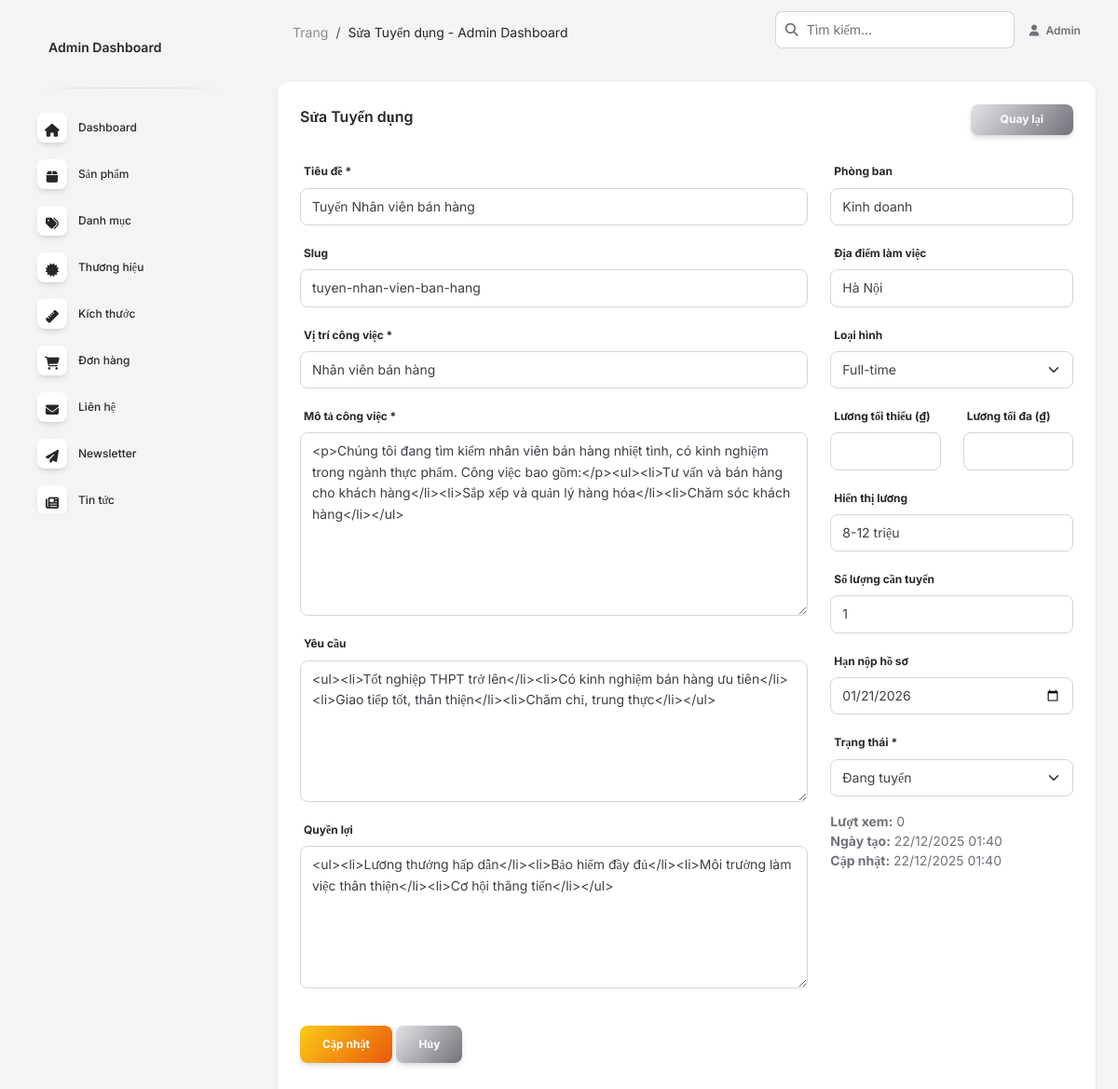
The page /admin/recruitment_edit.php?id=1 (signed in) on the database its author committed.
### tables this page shows
CREATE TABLE `recruitment` (
  `id` int(11) NOT NULL AUTO_INCREMENT,
  `title` varchar(255) NOT NULL COMMENT 'Tiêu đề vị trí tuyển dụng',
  `slug` varchar(255) NOT NULL,
  `position` varchar(150) NOT NULL COMMENT 'Vị trí công việc',
  `department` varchar(100) DEFAULT NULL COMMENT 'Phòng ban',
  `location` varchar(150) DEFAULT NULL COMMENT 'Địa điểm làm việc',
  `employment_type` varchar(50) DEFAULT NULL COMMENT 'Loại hình: fulltime, parttime, contract',
  `salary_min` decimal(10,2) DEFAULT NULL COMMENT 'Mức lương tối thiểu',
  `salary_max` decimal(10,2) DEFAULT NULL COMMENT 'Mức lương tối đa',
  `salary_display` varchar(100) DEFAULT NULL COMMENT 'Hiển thị lương: "Thỏa thuận", "10-15 triệu", etc.',
  `description` text NOT NULL COMMENT 'Mô tả công việc',
  `requirements` text DEFAULT NULL COMMENT 'Yêu cầu ứng viên',
  `benefits` text DEFAULT NULL COMMENT 'Quyền lợi',
  `deadline` date DEFAULT NULL COMMENT 'Hạn nộp hồ sơ',
  `quantity` int(11) DEFAULT 1 COMMENT 'Số lượng cần tuyển',
  `status` enum('draft','open','closed','filled') NOT NULL DEFAULT 'draft',
  `views` int(11) DEFAULT 0 COMMENT 'Số lượt xem',
  `created_at` timestamp NOT NULL DEFAULT CURRENT_TIMESTAMP,
  `updated_at` timestamp NOT NULL DEFAULT CURRENT_TIMESTAMP ON UPDATE CURRENT_TIMESTAMP,
  PRIMARY KEY (`id`),
  UNIQUE KEY `slug` (`slug`),
  KEY `status` (`status`),
  KEY `position` (`position`),
  KEY `deadline` (`deadline`)
);

### admin/recruitment_edit.php (the view, shortened to what this page needs)
<?php
$recruitment_id = isset($_GET['id']) ? (int)$_GET['id'] : 0;
$conn = connectDB();
$recruitment = null;
$sql = "SELECT * FROM recruitment WHERE id = ?";
$stmt = $conn->prepare($sql);
$stmt->bind_param("i", $recruitment_id);
$stmt->execute();
$result = $stmt->get_result();
if ($result && $result->num_rows > 0) {
    $recruitment = $result->fetch_assoc();
}
?>
<!DOCTYPE html>
<html lang="vi">
<head>
  <link href="../assets/css/nucleo-icons.css" rel="stylesheet" />
  <link href="../assets/css/nucleo-svg.css" rel="stylesheet" />
  <link id="pagestyle" href="../assets/css/soft-ui-dashboard.css?v=1.1.0" rel="stylesheet" />
</head>
<body class="g-sidenav-show bg-gray-100">
  <?php $currentPage = 'recruitment'; include 'includes/sidebar.php'; ?>
  <main class="main-content position-relative max-height-vh-100 h-100 border-radius-lg">
    <?php include 'includes/navbar.php'; ?>
    <div class="container-fluid py-4">
      <div class="row">
        <div class="col-12">
          <div class="card">
            <div class="card-header pb-0">
              <div class="row">
                <div class="col-lg-6">
                  <h6>Sửa Tuyển dụng</h6>
                </div>
                <div class="col-lg-6 text-end">
                  <a href="recruitment.php" class="btn bg-gradient-secondary btn-sm mb-0">Quay lại</a>
                </div>
              </div>
            </div>
            <div class="card-body">
              <form method="POST">
                <div class="row">
                  <div class="col-md-8">
                    <div class="mb-3">
                      <label class="form-label">Tiêu đề *</label>
                      <input type="text" name="title" class="form-control"
                             value="<?= htmlspecialchars($recruitment['title']) ?>" required>
                    </div>
                    <div class="mb-3">
                      <label class="form-label">Slug</label>
                      <input type="text" name="slug" class="form-control"
                             value="<?= htmlspecialchars($recruitment['slug']) ?>">
                    </div>
                    <div class="mb-3">
                      <label class="form-label">Vị trí công việc *</label>
                      <input type="text" name="position" class="form-control"
                             value="<?= htmlspecialchars($recruitment['position']) ?>" required>
                    </div>
                    <div class="mb-3">
                      <label class="form-label">Mô tả công việc *</label>
                      <textarea name="description" id="description" class="form-control" rows="8" required><?= htmlspecialchars($recruitment['description']) ?></textarea>
                    </div>
                    <div class="mb-3">
                      <label class="form-label">Yêu cầu</label>
                      <textarea name="requirements" id="requirements" class="form-control" rows="6"><?= htmlspecialchars($recruitment['requirements'] ?? '') ?></textarea>
                    </div>
                    <div class="mb-3">
                      <label class="form-label">Quyền lợi</label>
                      <textarea name="benefits" id="benefits" class="form-control" rows="6"><?= htmlspecialchars($recruitment['benefits'] ?? '') ?></textarea>
                    </div>
                  </div>
                  <div class="col-md-4">
                    <div class="mb-3">
                      <label class="form-label">Phòng ban</label>
                      <input type="text" name="department" class="form-control"
                             value="<?= htmlspecialchars($recruitment['department'] ?? '') ?>">
                    </div>
                    <div class="mb-3">
                      <label class="form-label">Địa điểm làm việc</label>
                      <input type="text" name="location" class="form-control"
                             value="<?= htmlspecialchars($recruitment['location'] ?? '') ?>">
                    </div>
                    <div class="mb-3">
                      <label class="form-label">Loại hình</label>
                      <select name="employment_type" class="form-select">
                        <option value="fulltime" <?= $recruitment['employment_type'] === 'fulltime' ? 'selected' : '' ?>>Full-time</option>
                      </select>
                    </div>
                    <div class="row">
                      <div class="col-md-6 mb-3">
                        <label class="form-label">Lương tối thiểu (₫)</label>
                        <input type="number" name="salary_min" class="form-control" step="0.01"
                               value="<?= $recruitment['salary_min'] ?>">
                      </div>
                      <div class="col-md-6 mb-3">
                        <label class="form-label">Lương tối đa (₫)</label>
                        <input type="number" name="salary_max" class="form-control" step="0.01"
                               value="<?= $recruitment['salary_max'] ?>">
                      </div>
                    </div>
                    <div class="mb-3">
                      <label class="form-label">Hiển thị lương</label>
                      <input type="text" name="salary_display" class="form-control"
                             value="<?= htmlspecialchars($recruitment['salary_display'] ?? '') ?>">
                    </div>
                    <div class="mb-3">
                      <label class="form-label">Số lượng cần tuyển</label>
                      <input type="number" name="quantity" class="form-control" min="1"
                             value="<?= $recruitment['quantity'] ?>">
                    </div>
                    <div class="mb-3">
                      <label class="form-label">Hạn nộp hồ sơ</label>
                      <input type="date" name="deadline" class="form-control"
                             value="<?= $recruitment['deadline'] ? date('Y-m-d', strtotime($recruitment['deadline'])) : '' ?>">
                    </div>
                    <div class="mb-3">
                      <label class="form-label">Trạng thái *</label>
                      <select name="status" class="form-select" required>
                        <option value="open" <?= $recruitment['status'] === 'open' ? 'selected' : '' ?>>Đang tuyển</option>
                      </select>
                    </div>
                    <div class="mb-3">
                      <p class="text-sm text-secondary">
                        <strong>Lượt xem:</strong> <?= number_format($recruitment['views']) ?><br>
                        <strong>Ngày tạo:</strong> <?= date('d/m/Y H:i', strtotime($recruitment['created_at'])) ?><br>
                        <strong>Cập nhật:</strong> <?= date('d/m/Y H:i', strtotime($recruitment['updated_at'])) ?>
                      </p>
                    </div>
                  </div>
                </div>
                <div class="mt-4">
                  <button type="submit" name="update_recruitment" class="btn bg-gradient-primary">Cập nhật</button>
                  <a href="recruitment.php" class="btn bg-gradient-secondary">Hủy</a>
                </div>
              </form>
            </div>
          </div>
        </div>
      </div>
    </div>
  </main>
</body>
</html>

### rows shown on the page
recruitment: title "Tuyển Nhân viên bán hàng", slug "tuyen-nhan-vien-ban-hang", position "Nhân viên bán hàng", description "<p>Chúng tôi đang tìm kiếm nhân viên bán hàng nhiệt tình, có kinh nghiệm trong ngành thực phẩm. Công việc bao gồm:</p><ul><li>Tư vấn và bán hàng cho khách hàng</li><li>Sắp xếp và quản lý hàng hóa</li><li>Chăm sóc khách hàng</li></ul>", requirements "<ul><li>Tốt nghiệp THPT trở lên</li><li>Có kinh nghiệm bán hàng ưu tiên</li><li>Giao tiếp tốt, thân thiện</li><li>Chăm chỉ, trung thực</li></ul>", benefits "<ul><li>Lương thưởng hấp dẫn</li><li>Bảo hiểm đầy đủ</li><li>Môi trường làm việc thân thiện</li><li>Cơ hội thăng tiến</li></ul>", department "Kinh doanh", location "Hà Nội", employment_type "Full-time", salary_display "8-12 triệu", quantity "1", deadline "01/21/2026", status "Đang tuyển", views "0", created_at "22/12/2025 01:40", updated_at "22/12/2025 01:40"

### other values the page prints
$pageTitle "Sửa Tuyển dụng - Admin Dashboard"
$_SESSION['user_name'] "Admin"
